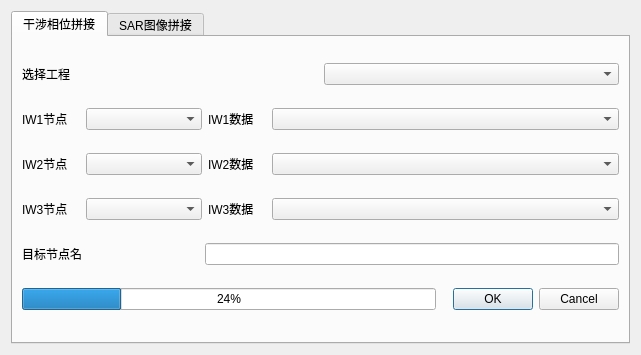
<?xml version="1.0" encoding="UTF-8"?>
<ui version="4.0">
 <class>S1_swath_merge</class>
 <widget class="QWidget" name="S1_swath_merge">
  <property name="geometry">
   <rect>
    <x>0</x>
    <y>0</y>
    <width>641</width>
    <height>355</height>
   </rect>
  </property>
  <property name="windowTitle">
   <string>哨兵一号子带拼接</string>
  </property>
  <property name="windowIcon">
   <iconset resource="../resources/SatExplorer.qrc">
    <normaloff>:/SatExplorer/icon/swath_merge.png</normaloff>:/SatExplorer/icon/swath_merge.png</iconset>
  </property>
  <layout class="QVBoxLayout" name="verticalLayout">
   <item>
    <widget class="QTabWidget" name="tabWidget">
     <property name="currentIndex">
      <number>0</number>
     </property>
     <widget class="QWidget" name="tab">
      <attribute name="title">
       <string>干涉相位拼接</string>
      </attribute>
      <layout class="QVBoxLayout" name="verticalLayout_2">
       <item>
        <layout class="QHBoxLayout" name="horizontalLayout" stretch="5,5">
         <item>
          <widget class="QLabel" name="label">
           <property name="text">
            <string>选择工程</string>
           </property>
          </widget>
         </item>
         <item>
          <widget class="QComboBox" name="comboBox_project"/>
         </item>
        </layout>
       </item>
       <item>
        <layout class="QHBoxLayout" name="horizontalLayout_2" stretch="1,2,1,6">
         <item>
          <widget class="QLabel" name="label_2">
           <property name="text">
            <string>IW1节点</string>
           </property>
          </widget>
         </item>
         <item>
          <widget class="QComboBox" name="comboBox_IW1_node"/>
         </item>
         <item>
          <widget class="QLabel" name="label_6">
           <property name="text">
            <string>IW1数据</string>
           </property>
          </widget>
         </item>
         <item>
          <widget class="QComboBox" name="comboBox_IW1_data"/>
         </item>
        </layout>
       </item>
       <item>
        <layout class="QHBoxLayout" name="horizontalLayout_3" stretch="1,2,1,6">
         <item>
          <widget class="QLabel" name="label_3">
           <property name="text">
            <string>IW2节点</string>
           </property>
          </widget>
         </item>
         <item>
          <widget class="QComboBox" name="comboBox_IW2_node"/>
         </item>
         <item>
          <widget class="QLabel" name="label_7">
           <property name="text">
            <string>IW2数据</string>
           </property>
          </widget>
         </item>
         <item>
          <widget class="QComboBox" name="comboBox_IW2_data"/>
         </item>
        </layout>
       </item>
       <item>
        <layout class="QHBoxLayout" name="horizontalLayout_4" stretch="1,2,1,6">
         <item>
          <widget class="QLabel" name="label_4">
           <property name="text">
            <string>IW3节点</string>
           </property>
          </widget>
         </item>
         <item>
          <widget class="QComboBox" name="comboBox_IW3_node"/>
         </item>
         <item>
          <widget class="QLabel" name="label_8">
           <property name="text">
            <string>IW3数据</string>
           </property>
          </widget>
         </item>
         <item>
          <widget class="QComboBox" name="comboBox_IW3_data"/>
         </item>
        </layout>
       </item>
       <item>
        <layout class="QHBoxLayout" name="horizontalLayout_5" stretch="3,7">
         <item>
          <widget class="QLabel" name="label_5">
           <property name="text">
            <string>目标节点名</string>
           </property>
          </widget>
         </item>
         <item>
          <widget class="QLineEdit" name="lineEdit_dstNode"/>
         </item>
        </layout>
       </item>
       <item>
        <layout class="QHBoxLayout" name="horizontalLayout_6" stretch="7,3">
         <item>
          <widget class="QProgressBar" name="progressBar">
           <property name="value">
            <number>24</number>
           </property>
          </widget>
         </item>
         <item>
          <widget class="QDialogButtonBox" name="buttonBox">
           <property name="standardButtons">
            <set>QDialogButtonBox::Cancel|QDialogButtonBox::Ok</set>
           </property>
          </widget>
         </item>
        </layout>
       </item>
      </layout>
     </widget>
     <widget class="QWidget" name="tab_2">
      <attribute name="title">
       <string>SAR图像拼接</string>
      </attribute>
      <layout class="QVBoxLayout" name="verticalLayout_3"/>
     </widget>
    </widget>
   </item>
  </layout>
 </widget>
 <resources>
  <include location="../resources/SatExplorer.qrc"/>
 </resources>
 <connections/>
</ui>
